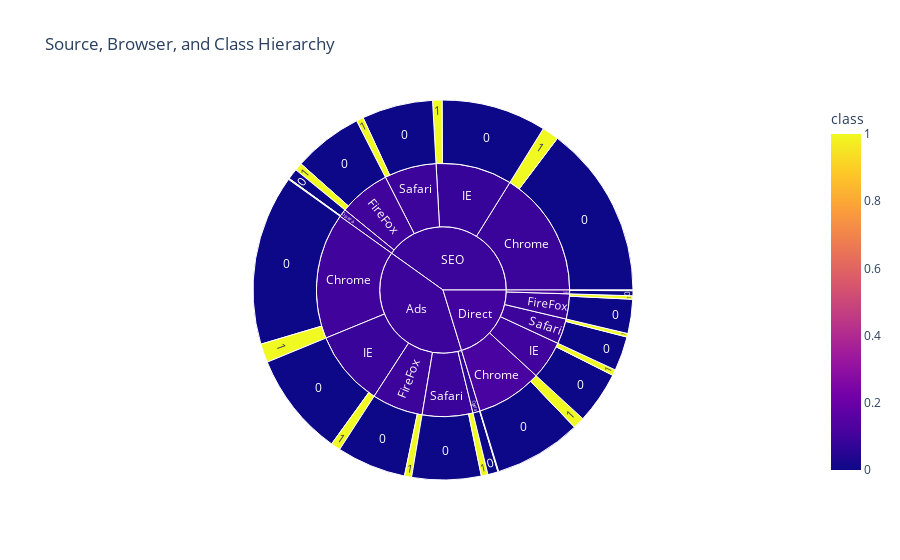

The notebook cell saved with this chart:
### Markdown cell above
**Summary**

- Chrome is the most popular browser across all sources.
- SEO is the dominant traffic source for most browsers.
- Ads and Direct traffic are more common for Chrome and IE, while Firefox, Opera, and Safari rely mainly on SEO.

### Code cell
# Source, Browser, and class hierarchy
visualizer.plot_sunburst_chart()

### Figure 1 — Plotly figure (JSON) as saved in the notebook; plotly's stock layout.template omitted (floating-point values rounded to 4 significant figures)
{"data": [{"branchvalues": "total", "customdata": [[0], [0], [0], [0], [0], [0], [0], [0], [0], [0], [0], [0], [0], [0], [0], [1], [1], [1], [1], [1], [1], [1], [1], [1], [1], [1], [1], [1], [1], [1], [0.09918], [0.1179], [0.08841], [0.09296], [0.09049], [0.09961], [0.08465], [0.1006], [0.08188], [0.07077], [0.1116], [0.09555], [0.0876], [0.09361], [0.09107], [0.09207], [0.1054], [0.08928]], "domain": {"x": [0, 1], "y": [0, 1]}, "hovertemplate": "labels=%{label}<br>count=%{value}<br>parent=%{parent}<br>id=%{id}<br>class=%{color}<extra></extra>", "ids": ["Ads/Chrome/0", "Direct/Chrome/0", "SEO/Chrome/0", "Ads/FireFox/0", "Direct/FireFox/0", "SEO/FireFox/0", "Ads/IE/0", "Direct/IE/0", "SEO/IE/0", "Ads/Opera/0", "Direct/Opera/0", "SEO/Opera/0", "Ads/Safari/0", "Direct/Safari/0", "SEO/Safari/0", "Ads/Chrome/1", "Direct/Chrome/1", "SEO/Chrome/1", "Ads/FireFox/1", "Direct/FireFox/1", "SEO/FireFox/1", "Ads/IE/1", "Direct/IE/1", "SEO/IE/1", "Ads/Opera/1", "Direct/Opera/1", "SEO/Opera/1", "Ads/Safari/1", "Direct/Safari/1", "SEO/Safari/1", "Ads/Chrome", "Direct/Chrome", "SEO/Chrome", "Ads/FireFox", "Direct/FireFox", "SEO/FireFox", "Ads/IE", "Direct/IE", "SEO/IE", "Ads/Opera", "Direct/Opera", "SEO/Opera", "Ads/Safari", "Direct/Safari", "SEO/Safari", "Ads", "Direct", "SEO"], "labels": ["0", "0", "0", "0", "0", "0", "0", "0", "0", "0", "0", "0", "0", "0", "0", "1", "1", "1", "1", "1", "1", "1", "1", "1", "1", "1", "1", "1", "1", "1", "Chrome", "Chrome", "Chrome", "FireFox", "FireFox", "FireFox", "IE", "IE", "IE", "Opera", "Opera", "Opera", "Safari", "Safari", "Safari", "Ads", "Direct", "SEO"], "marker": {"coloraxis": "coloraxis", "colors": [0, 0, 0, 0, 0, 0, 0, 0, 0, 0, 0, 0, 0, 0, 0, 1, 1, 1, 1, 1, 1, 1, 1, 1, 1, 1, 1, 1, 1, 1, 0.09918, 0.1179, 0.08841, 0.09296, 0.09049, 0.09961, 0.08465, 0.1006, 0.08188, 0.07077, 0.1116, 0.09555, 0.0876, 0.09361, 0.09107, 0.09207, 0.1054, 0.08928]}, "name": "", "parents": ["Ads/Chrome", "Direct/Chrome", "SEO/Chrome", "Ads/FireFox", "Direct/FireFox", "SEO/FireFox", "Ads/IE", "Direct/IE", "SEO/IE", "Ads/Opera", "Direct/Opera", "SEO/Opera", "Ads/Safari", "Direct/Safari", "SEO/Safari", "Ads/Chrome", "Direct/Chrome", "SEO/Chrome", "Ads/FireFox", "Direct/FireFox", "SEO/FireFox", "Ads/IE", "Direct/IE", "SEO/IE", "Ads/Opera", "Direct/Opera", "SEO/Opera", "Ads/Safari", "Direct/Safari", "SEO/Safari", "Ads", "Direct", "SEO", "Ads", "Direct", "SEO", "Ads", "Direct", "SEO", "Ads", "Direct", "SEO", "Ads", "Direct", "SEO", "", "", ""], "type": "sunburst", "values": [21898, 11225, 22240, 8918, 4392, 8958, 13344, 6695, 13501, 1313, 653, 1382, 8895, 4425, 9122, 2411, 1501, 2157, 914, 437, 991, 1234, 749, 1204, 100, 82, 146, 854, 457, 914, 24309, 12726, 24397, 9832, 4829, 9949, 14578, 7444, 14705, 1413, 735, 1528, 9749, 4882, 10036, 59881, 30616, 60615]}], "layout": {"coloraxis": {"colorbar": {"title": {"text": "class"}}, "colorscale": [[0, "#0d0887"], [0.1111, "#46039f"], [0.2222, "#7201a8"], [0.3333, "#9c179e"], [0.4444, "#bd3786"], [0.5556, "#d8576b"], [0.6667, "#ed7953"], [0.7778, "#fb9f3a"], [0.8889, "#fdca26"], [1, "#f0f921"]]}, "legend": {"tracegroupgap": 0}, "title": {"text": "Source, Browser, and Class Hierarchy"}}}
